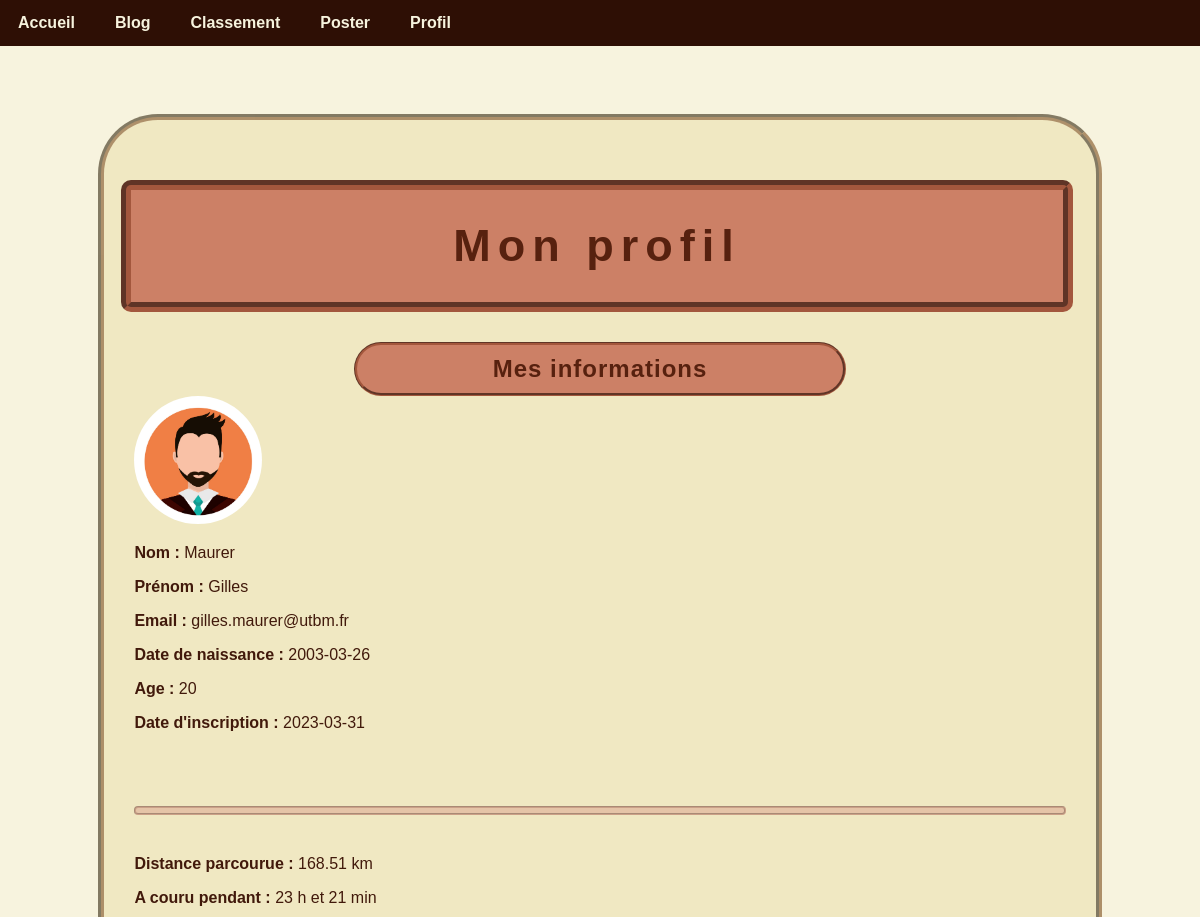
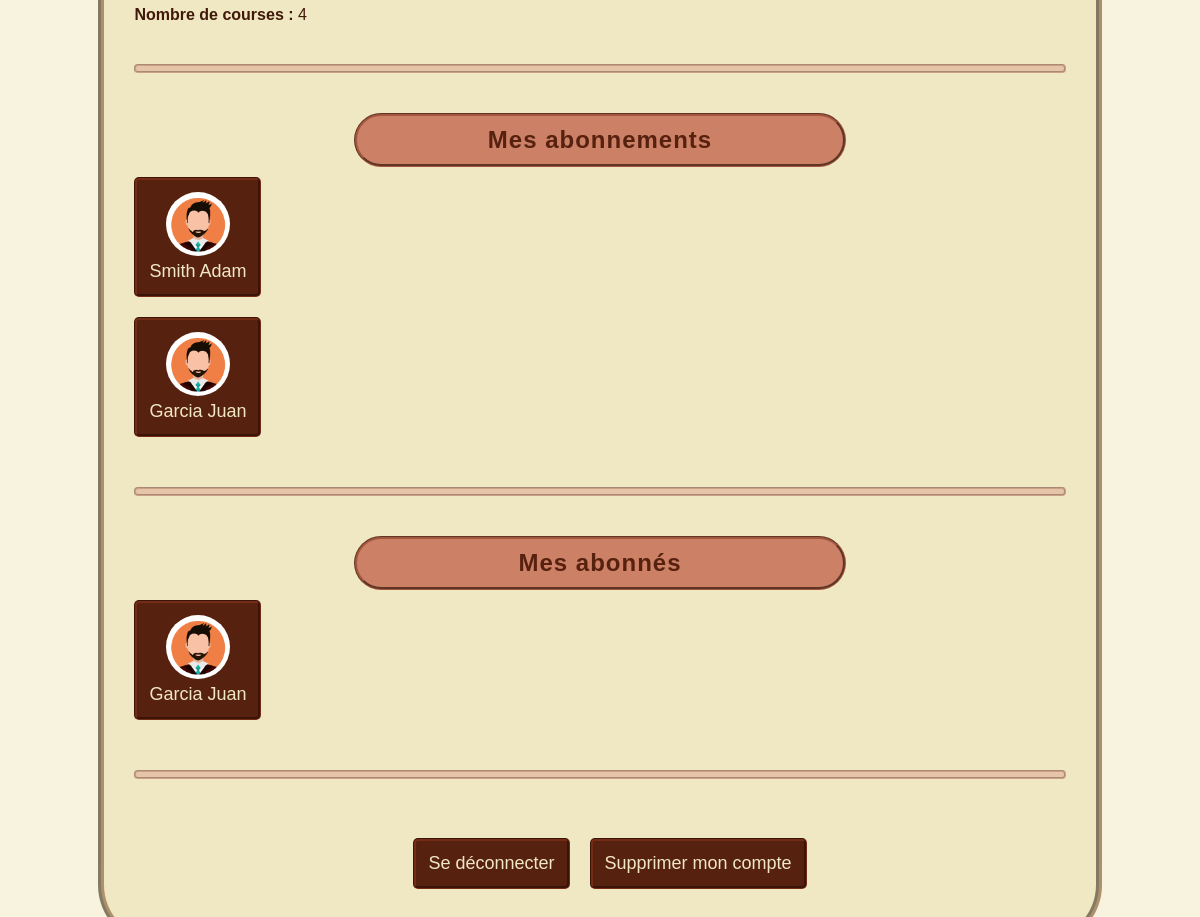
Before: /stats.php (signed in) with the older database file (2 pictures, top to bottom).
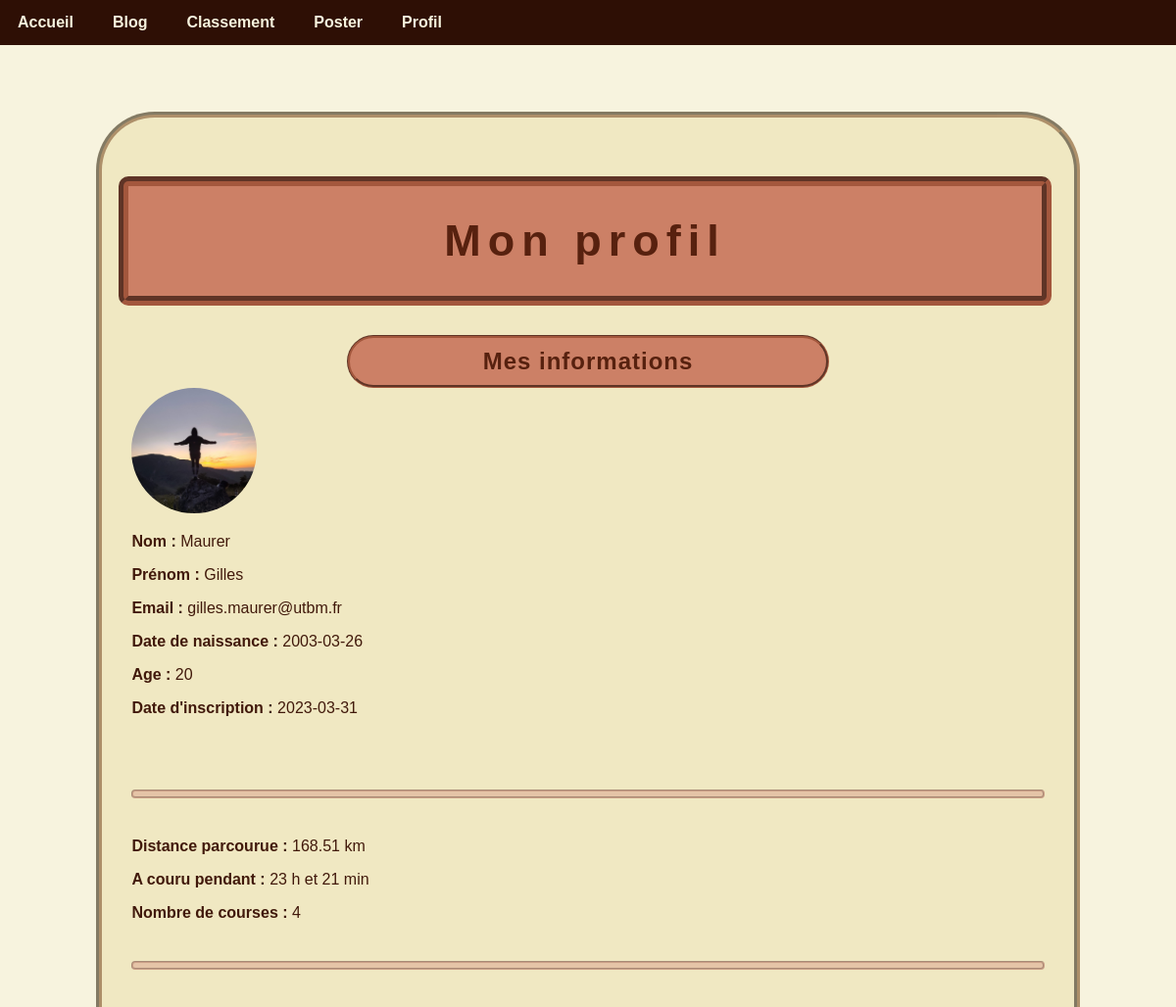
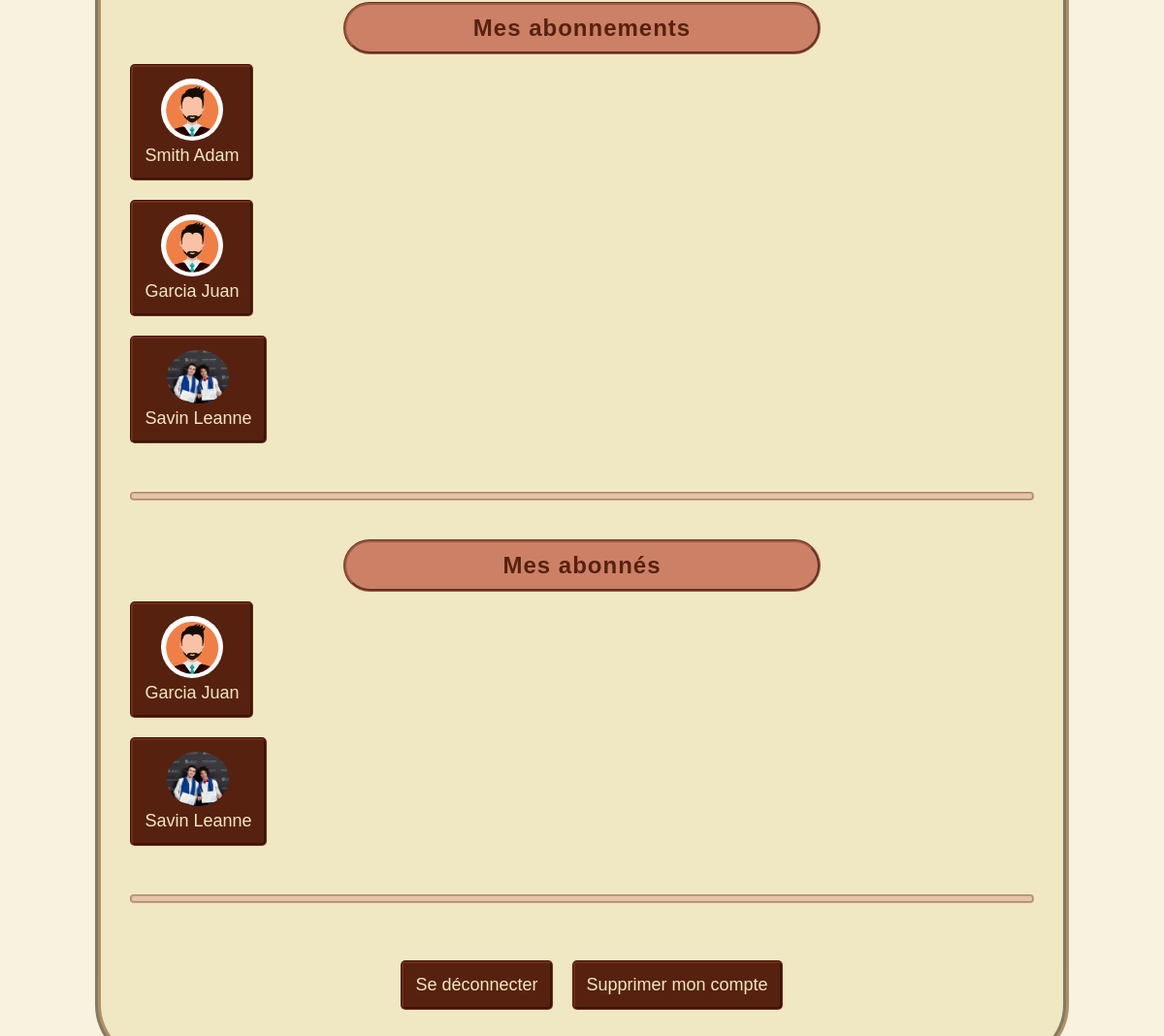
After: the same page with the newer database file (2 pictures, top to bottom).
### tables this page shows
CREATE TABLE IF NOT EXISTS `utilisateur` (
`ID_utilisateur` int(11) NOT NULL,
  `nom` varchar(50) NOT NULL,
  `prenom` varchar(50) NOT NULL,
  `email` varchar(50) NOT NULL,
  `mot_de_passe` varchar(50) NOT NULL,
  `date_naissance` date NOT NULL,
  `date_inscription` date NOT NULL,
  `avatar` varchar(255) DEFAULT NULL
);

CREATE TABLE IF NOT EXISTS `abonne` (
  `ID_suivie` int(11) NOT NULL,
  `ID_suiveur` int(11) NOT NULL
);

### SousPages/SqlFunctions/sqlfunction_profil.php (called while the page is built, shortened)
<?php
function get_informations($connexion, $id) {
    $sql = "SELECT
                utilisateur.id_utilisateur as id_utilisateur,
                utilisateur.nom as nom,
                utilisateur.prenom as prenom,
                utilisateur.avatar as avatar,
                utilisateur.email as email,
                utilisateur.date_naissance as date_naissance,
                utilisateur.date_inscription as date_inscription
            FROM
                utilisateur
            WHERE
                id_utilisateur = '".$id."';";
    $result = $connexion->query($sql);
    return $result;
}
function get_abonne($connexion, $id) {
    $sql = "SELECT * FROM abonne WHERE id_suivie = '".$id."'";
    $result = $connexion->query($sql);
    return $result;
}
function get_abonnement($connexion, $id) {
    $sql = "SELECT * FROM abonne WHERE id_suiveur = '".$id."'";
    $result = $connexion->query($sql);
    return $result;
}
?>

### SousPages/calcul_image_size.php (called while the page is built)
<?php
if ($width > $height) {
    $height = $height * $max / $width;
    $width = $max;
} else {
    $width = $width * $max / $height;
    $height = $max;
}
?>

### stats.php (the view, shortened to what this page needs)
<!DOCTYPE html>
<html lang="fr">
<head>
<?php include("SousPages/header.php");?>
</head>
<body>
<?php include("SousPages/navbar.php");?>
<div id="MainContainer">
    <h1> Mon profil </h1>
    <?php
    $connexion = connect_db();
    $id = $_COOKIE['id_utilisateur'];
    $result = get_informations($connexion, $id);
    $row = $result->fetch();
    $date = new DateTime($row['date_naissance']);
    $date_actuelle = new DateTime();
    $age = $date->diff($date_actuelle);
    $max = 128;
    list($width, $height, $type, $attr) = getimagesize($row["avatar"]);
    include("SousPages/calcul_image_size.php");
    echo "
        <h2> Mes informations </h2>
        <img src='".$row["avatar"]."' class=avatar height='".$height."' width='".$width."' >
        <p><strong> Nom : </strong> ".$row['nom']."</p>
        <p><strong> Prénom : </strong> ".$row['prenom']."</p>
        <p><strong> Email : </strong> ".$row['email']."</p>
        <p><strong> Date de naissance : </strong> ".$row['date_naissance']."</p>
        <p><strong> Age : </strong> ".$age->y."</p>
        <p><strong> Date d'inscription : </strong> ".$row['date_inscription']."</p>
        <br>";
    include("SousPages/show_stats.php");
    echo "<hr>";
    echo "<h2> Mes abonnements </h2>";
    $result = get_abonnement($connexion, $id);
    while($row_abonnement = $result->fetch()) {
        $id_suivie = $row_abonnement['ID_suivie'];
        $result2 = get_informations($connexion, $id_suivie);
        $row = $result2->fetch();
        include("SousPages/bouton_profil.php");
    }
    echo "<hr>";
    echo "<h2> Mes abonnés </h2>";
    $result = get_abonne($connexion, $id);
    while($row_abonne = $result->fetch()) {
        $id_suiveur = $row_abonne['ID_suiveur'];
        $result2 = get_informations($connexion, $id_suiveur);
        $row = $result2->fetch();
        include("SousPages/bouton_profil.php");
        }
    ?>
    <hr>
    <div class='box-invisible'>
        <div class='boxtext'>
            <form action='#' method='post'>
                <button type="submit">Se déconnecter</button>
            </form>
        </div>
        <div class='boxtext'>
            <form action='delete_account.php'
                    onsubmit="return confirm('Etes-vous sur de vouloir supprimer votre compte (cette action est définitive) ?')"
                    method='post'>
                <input type='submit' value='Supprimer mon compte'>
            </form>
        </div>
    </div>
</div>
</body>
</html>

### SousPages/bouton_profil.php
<?php
$max = 64;
list($width, $height, $type, $attr) = getimagesize($row["avatar"]);
include("calcul_image_size.php");
echo "
    <form action='blog.php'>
        <input type='hidden' name='blog' value='".$row['id_utilisateur']."'>
        <button type='submit'>
            <div style='align-items:center'>
                <img src='".$row["avatar"]."' height='".$height."' width='".$width."' class='avatar'>
                <br>
                ".$row['nom']." ".$row['prenom']."
            </div>
        </button>
    </form>
";
?>

Changed rows visible on the page:
changed utilisateur "Maurer": avatar: picture added in place of a placeholder
added abonne: ID_suivie.avatar (picture), ID_suivie.nom "Savin", ID_suivie.prenom "Leanne", shown under "Mes abonnements"
added abonne: ID_suiveur.avatar (picture), ID_suiveur.nom "Savin", ID_suiveur.prenom "Leanne", shown under "Mes abonnés"
